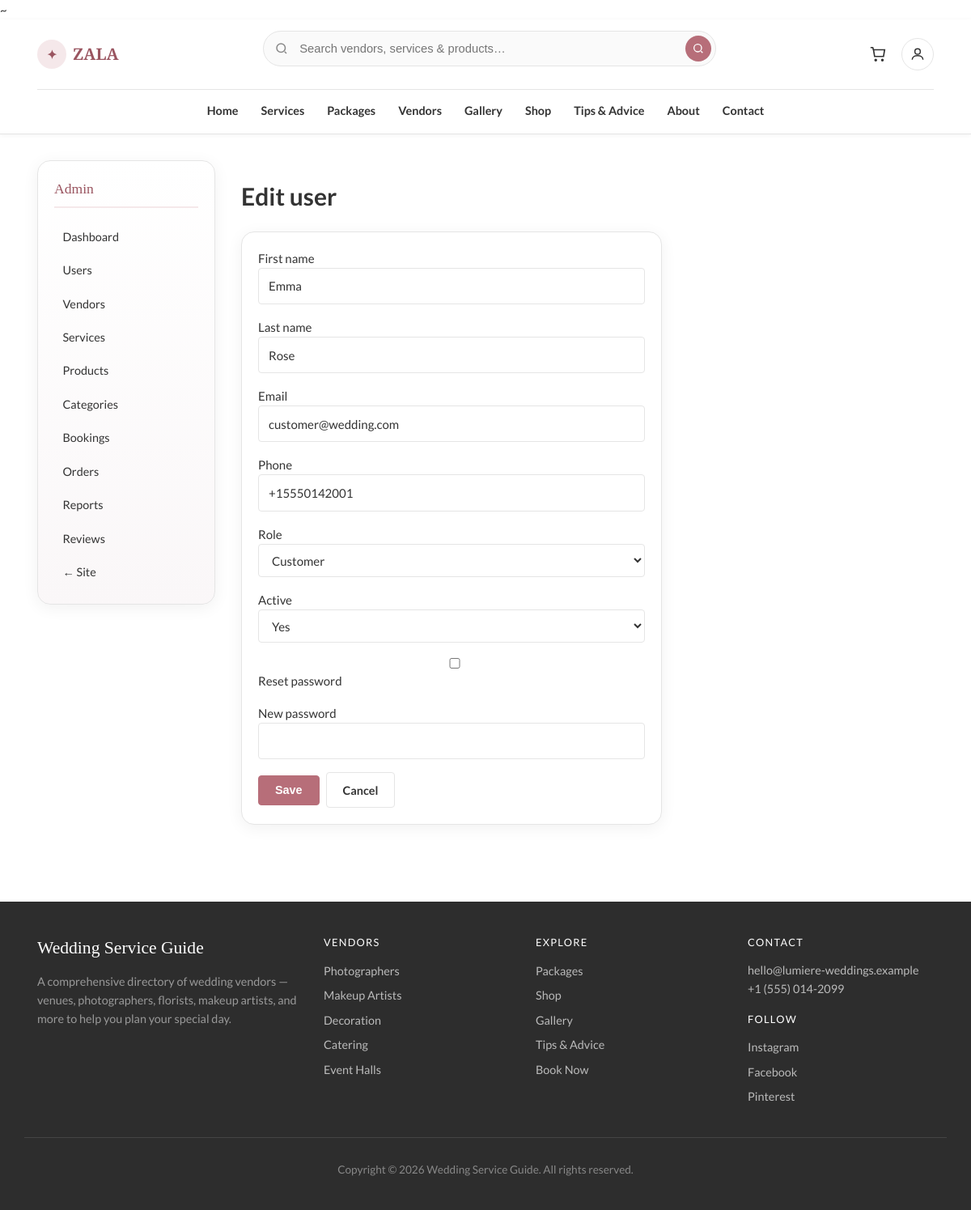
The app's page /admin/user-form.php?id=2 (signed in) with its own data.
### tables this page shows
CREATE TABLE users (
    id INT UNSIGNED AUTO_INCREMENT PRIMARY KEY,
    role ENUM('customer', 'vendor', 'admin') NOT NULL DEFAULT 'customer',
    first_name VARCHAR(80) NOT NULL,
    last_name VARCHAR(80) NOT NULL,
    email VARCHAR(180) NOT NULL UNIQUE,
    password_hash VARCHAR(255) NOT NULL,
    phone VARCHAR(30) DEFAULT NULL,
    avatar VARCHAR(255) DEFAULT NULL,
    is_active TINYINT(1) NOT NULL DEFAULT 1,
    email_verified_at DATETIME DEFAULT NULL,
    remember_token VARCHAR(100) DEFAULT NULL,
    created_at TIMESTAMP DEFAULT CURRENT_TIMESTAMP,
    updated_at TIMESTAMP DEFAULT CURRENT_TIMESTAMP ON UPDATE CURRENT_TIMESTAMP,
    INDEX idx_users_role (role),
    INDEX idx_users_email (email)
);

### includes/db.php (called while the page is built, shortened)
~<?php
function db(): PDO
{
    static $pdo = null;
    if ($pdo instanceof PDO) {
        return $pdo;
    }
    $config = require dirname(__DIR__) . '/config.php';
    $db = $config['database'];
    $dsn = sprintf(
        'mysql:host=%s;port=%d;dbname=%s;charset=utf8mb4',
        $db['host'],
        (int) $db['port'],
        $db['name']
    );
    $pdo = new PDO($dsn, $db['user'], $db['pass'], [
        PDO::ATTR_ERRMODE            => PDO::ERRMODE_EXCEPTION,
        PDO::ATTR_DEFAULT_FETCH_MODE => PDO::FETCH_ASSOC,
        PDO::ATTR_EMULATE_PREPARES   => false,
    ]);
    return $pdo;
}

### includes/functions.php (called while the page is built, shortened)
<?php
function e(?string $value): string
{
    return htmlspecialchars((string) $value, ENT_QUOTES, 'UTF-8');
}

### admin/user-form.php (the view, shortened to what this page needs)
<?php
require_once dirname(__DIR__) . '/includes/db.php';
require_once dirname(__DIR__) . '/includes/functions.php';
$id = (int) ($_GET['id'] ?? 0);
$isEdit = $id > 0;
$userRow = [
    'first_name' => '',
    'last_name' => '',
    'email' => '',
    'phone' => '',
    'role' => 'customer',
    'is_active' => 1,
];
if ($isEdit) {
    $stmt = db()->prepare('SELECT * FROM users WHERE id = ?');
    $stmt->execute([$id]);
    $found = $stmt->fetch();
    $userRow = $found;
}
require dirname(__DIR__) . '/includes/admin_header.php';
?>
    <h1><?= $isEdit ? 'Edit user' : 'Add user' ?></h1>
    <form class="form panel" method="post" style="max-width:520px;">
        <label>First name <input type="text" name="first_name" value="<?= e($userRow['first_name']) ?>" required /></label>
        <label>Last name <input type="text" name="last_name" value="<?= e($userRow['last_name']) ?>" required /></label>
        <label>Email <input type="email" name="email" value="<?= e($userRow['email']) ?>" required /></label>
        <label>Phone <input type="text" name="phone" value="<?= e((string) ($userRow['phone'] ?? '')) ?>" /></label>
        <label>Role
            <select name="role" <?= ($userRow['role'] ?? '') === 'admin' ? 'disabled' : '' ?>>
                <?php foreach (['customer', 'vendor', 'admin'] as $r) : ?>
                    <option value="<?= e($r) ?>" <?= ($userRow['role'] ?? '') === $r ? 'selected' : '' ?>><?= e(ucfirst($r)) ?></option>
                <?php endforeach; ?>
            </select>
        </label>
        <label>Active
            <select name="is_active">
                <option value="1" <?= (int) ($userRow['is_active'] ?? 1) ? 'selected' : '' ?>>Yes</option>
            </select>
        </label>
        <?php if (!$isEdit) : ?>
            <label>Business name (vendors) <input type="text" name="business_name" placeholder="Only if role is vendor" /></label>
            <label>Password <input type="password" name="password" required minlength="6" /></label>
        <?php else : ?>
            <label><input type="checkbox" name="reset_password" value="1" /> Reset password</label>
            <label>New password <input type="password" name="password" minlength="6" /></label>
        <?php endif; ?>
        <div class="action-row">
            <button type="submit" class="btn btn--primary"><?= $isEdit ? 'Save' : 'Create user' ?></button>
            <a href="users.php" class="btn btn--ghost">Cancel</a>
        </div>
    </form>
<?php require dirname(__DIR__) . '/includes/admin_footer.php'; ?>

### css/wedding.css (style rules this page uses)
:root { --white: #ffffff; --bg: #fafafa; --bg-alt: #f3f3f3; --text: #333333; --text-muted: #666666; --text-light: #888888; --rose: #b76e79; --rose-dark: #9a5560; --rose-light: #f5e8ea; --gold: #c4a35a; --border: #e5e5e5; --shadow: 0 2px 12px rgba(0, 0, 0, 0.08); --shadow-hover: 0 8px 24px rgba(0, 0, 0, 0.12); --radius: 4px; --radius-lg: 8px; --font-sans: "Lato", "Segoe UI", system-ui, sans-serif; --font-display: "Playfair Display", Georgia, serif; --shell: min(1140px, calc(100% - 2rem)); --header-h: 72px; }
*, *::before, *::after { box-sizing: border-box; }
html { scroll-behavior: smooth; }
body { margin: 0; font-family: var(--font-sans); font-size: 15px; line-height: 1.6; color: var(--text); background: var(--white); }
a { color: var(--rose-dark); text-decoration: none; }
.btn { display: inline-flex; align-items: center; justify-content: center; padding: 0.6rem 1.25rem; font-size: 0.9rem; font-weight: 600; border-radius: var(--radius); border: 1px solid transparent; cursor: pointer; text-decoration: none !important; transition: background 0.2s, color 0.2s, border-color 0.2s; }
.btn--primary { background: var(--rose); color: #fff !important; border-color: var(--rose); }
.btn--ghost { background: var(--white); color: var(--text) !important; border-color: var(--border); }
.form label { display: block; margin-bottom: 1rem; }
.form input, .form textarea, .form select, .form-select { width: 100%; padding: 0.6rem 0.75rem; border: 1px solid var(--border); border-radius: var(--radius); font: inherit; color: var(--text); background: var(--white); }
:root { --radius-xl: 16px; --dash-shadow: 0 4px 20px rgba(0, 0, 0, 0.06); }
.panel { background: var(--white); border: 1px solid var(--border); border-radius: var(--radius-xl); padding: 1.25rem; box-shadow: var(--dash-shadow); }
.action-row, .table-actions { display: flex; flex-wrap: wrap; gap: 0.5rem; align-items: center; }

### records on screen
users: first_name "Emma", last_name "Rose", email "customer@wedding.com", phone "+15550142001", role "Customer", is_active "Yes"

### other values on screen
$siteName "Wedding Service Guide"
$email "hello@lumiere-weddings.example"
$phone "+1 (555) 014-2099"
